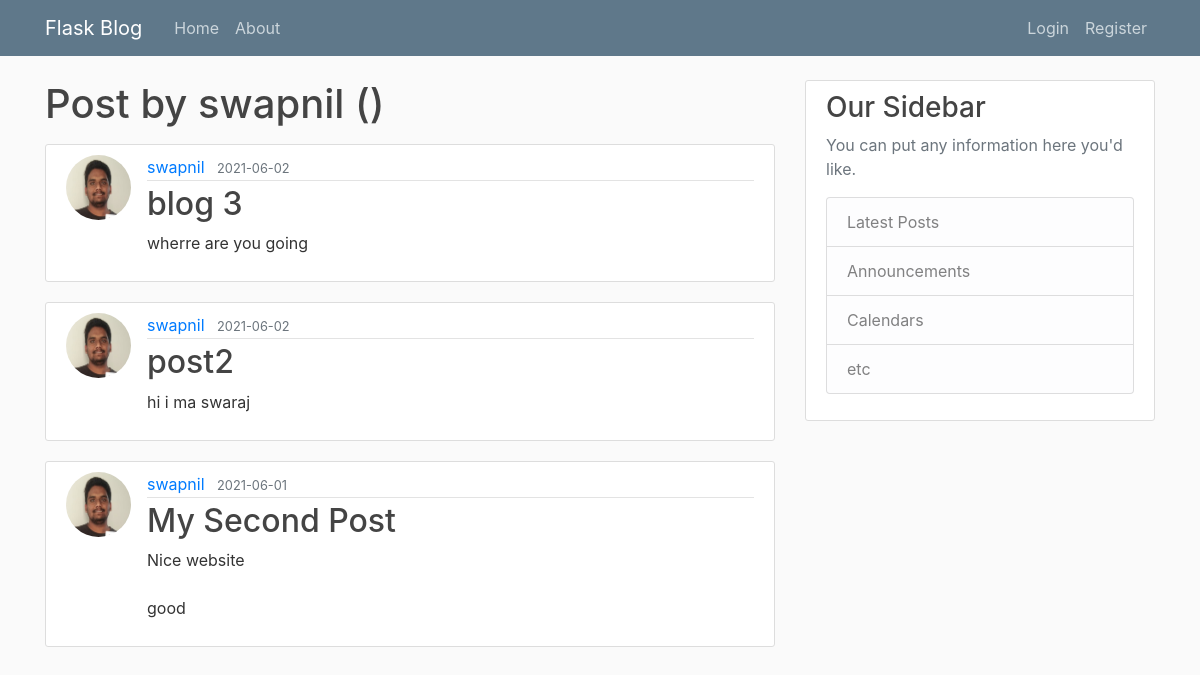
Page /user/swapnil on the committed database.
### flaskblog/models.py (models this page shows, shortened)
class User(db.Model, UserMixin):
    id = db.Column(db.Integer, primary_key=True)
    username = db.Column(db.String(20), unique=True, nullable=False)
    email = db.Column(db.String(120), unique=True, nullable=False)
    image_file = db.Column(db.String(20), nullable=False, default='default.jpg')
    password = db.Column(db.String(60), nullable=False)
    posts = db.relationship('Post', backref='author', lazy=True)

class Post(db.Model):
    id = db.Column(db.Integer, primary_key=True)
    title = db.Column(db.String(100), nullable=False)
    date_posted = db.Column(db.DateTime, nullable=False, default=datetime.utcnow)
    content = db.Column(db.Text, nullable=False)
    user_id = db.Column(db.Integer, db.ForeignKey('user.id'), nullable=False)

### flaskblog/routes.py (the view)
@app.route("/user/<string:username>")
def user_posts(username):
    page = request.args.get('page', 1, type=int)
    user = User.query.filter_by(username=username).first_or_404()
    posts = Post.query.filter_by(author=user)\
        .order_by(Post.date_posted.desc()).all()
    return render_template('user_posts.html', posts=posts, user=user)

### flaskblog/templates/user_posts.html
{% extends "layout.html" %}
{% block content %}
        <h1 class="mb-3">Post by {{ user.username }} ({{ posts.total }})</h1>
        {% for post in posts%}
        <article class="media content-section">
          <img class="rounded-circle article-img" src="{{ url_for('static', filename='profile_pics/' + post.author.image_file) }}" alt="">
            <div class="media-body">
              <div class="article-metadata">
                <a class="mr-2" href="{{ url_for('user_posts', username = post.author.username ) }}">{{ post.author.username }}</a>
                <small class="text-muted">{{ post.date_posted.strftime('%Y-%m-%d') }}</small>
              </div>
              <h2><a class="article-title" href="{{ url_for('post', post_id=post.id) }}">{{ post.title }}</a></h2>
            <p class="article-content">{{ post.content }}</p>
            </div>
          </article>
        {% endfor %}
{% endblock content %}

### flaskblog/static/main.css (style rules this page uses)
body { background: #fafafa; color: #333333; margin-top: 5rem; }
h1, h2, h3, h4, h5, h6 { color: #444444; }
.content-section { background: #ffffff; padding: 10px 20px; border: 1px solid #dddddd; border-radius: 3px; margin-bottom: 20px; }
.article-title { color: #444444; }
.article-content { white-space: pre-line; }
.article-img { height: 65px; width: 65px; margin-right: 16px; }
.article-metadata { padding-bottom: 1px; margin-bottom: 4px; border-bottom: 1px solid #e3e3e3 }

### rows in the picture
User: username "swapnil"
Post: image_file (placeholder picture), author.username "swapnil", date_posted "2021-06-02", title "blog 3", content "wherre are you going"
Post: image_file (placeholder picture), author.username "swapnil", date_posted "2021-06-02", title "post2", content "hi i ma swaraj"
Post: image_file (placeholder picture), author.username "swapnil", date_posted "2021-06-01", title "My Second Post", content "Nice website good"
